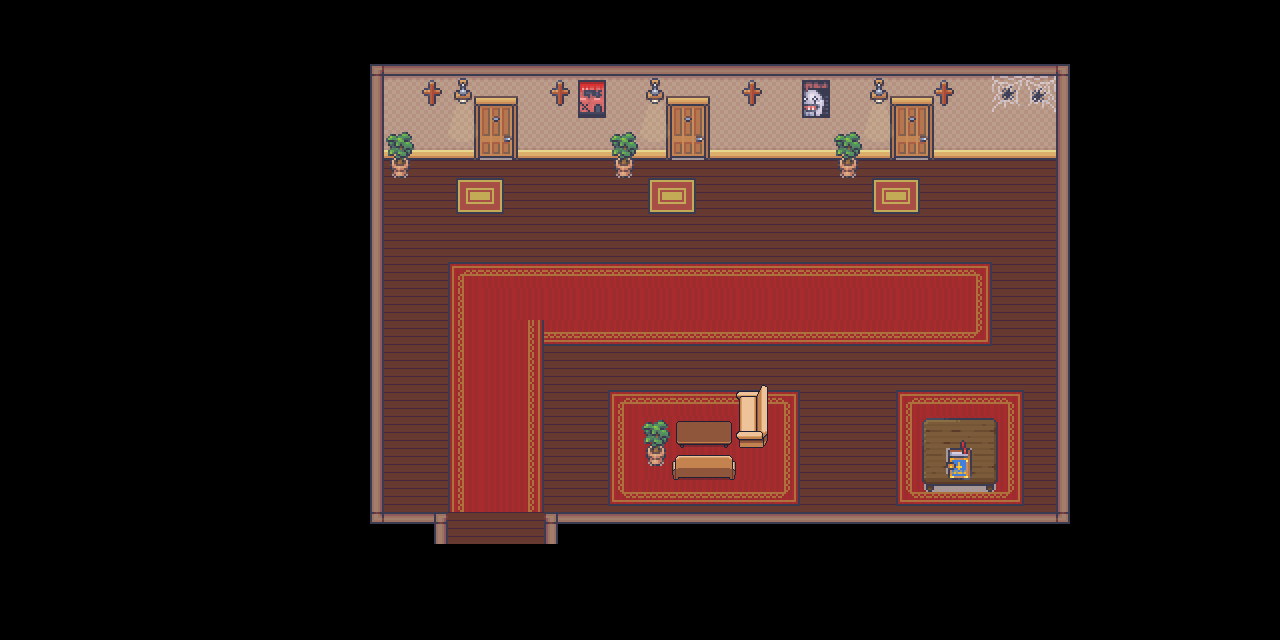

A 2D game scene composited from a Tiled map and its tileset images. What follows is a short description and the map's XML, with each tile layer's data collapsed to a summary:
An orthogonal 40x20 tile map with 32x32 px tiles, 7 tile layers (groundlayer, carpets, walllayer, walllayer2, ...), 10 tilesets and 1 object (start).

<map version="1.9" tiledversion="1.9.2" orientation="orthogonal" renderorder="right-down" width="40" height="20" tilewidth="32" tileheight="32" infinite="0" nextlayerid="10" nextobjectid="2">
 <editorsettings>
  <export target="hallway.tmj" format="json" />
 </editorsettings>
 <tileset firstgid="1" name="4_Bedroom_32x32" tilewidth="32" tileheight="32" tilecount="1712" columns="16">
  <image source="4_Bedroom_32x32.png" width="512" height="3424" />
 </tileset>
 <tileset firstgid="1713" name="gather_chairs_1.3" tilewidth="32" tileheight="32" tilecount="800" columns="25">
  <image source="gather_chairs_1.3.png" width="800" height="1024" />
  <tile id="181">
   <properties>
    <property name="Couch " type="bool" value="true" />
    <property name="Couchbehind" type="bool" value="true" />
   </properties>
  </tile>
  <tile id="189">
   <properties>
    <property name="Couchbehind" type="bool" value="true" />
   </properties>
  </tile>
  <tile id="190">
   <properties>
    <property name="Couchbehind" type="bool" value="true" />
   </properties>
  </tile>
  <tile id="206">
   <properties>
    <property name="Couch " type="bool" value="true" />
    <property name="Couchbehind" type="bool" value="true" />
   </properties>
  </tile>
 </tileset>
 <tileset firstgid="2513" name="gather_tables_2.1" tilewidth="32" tileheight="32" tilecount="9000" columns="90">
  <image source="gather_tables_2.1.png" width="2880" height="3200" />
  <tile id="3691">
   <properties>
    <property name="Coffeetable" type="bool" value="true" />
   </properties>
  </tile>
  <tile id="3692">
   <properties>
    <property name="Coffeetable" type="bool" value="true" />
   </properties>
  </tile>
 </tileset>
 <tileset firstgid="11513" name="26_Condominium_32x32" tilewidth="32" tileheight="32" tilecount="304" columns="16">
  <image source="26_Condominium_32x32.png" width="512" height="608" />
  <tile id="262">
   <properties>
    <property name="Door" type="bool" value="true" />
   </properties>
  </tile>
  <tile id="263">
   <properties>
    <property name="Door" type="bool" value="true" />
   </properties>
  </tile>
  <tile id="264">
   <properties>
    <property name="Door" type="bool" value="true" />
   </properties>
  </tile>
  <tile id="278">
   <properties>
    <property name="Door" type="bool" value="true" />
   </properties>
  </tile>
  <tile id="279">
   <properties>
    <property name="Door" type="bool" value="true" />
   </properties>
  </tile>
  <tile id="280">
   <properties>
    <property name="Door" type="bool" value="true" />
   </properties>
  </tile>
 </tileset>
 <tileset firstgid="11817" name="1_Generic_32x32" tilewidth="32" tileheight="32" tilecount="1248" columns="16">
  <image source="1_Generic_32x32.png" width="512" height="2496" />
  <tile id="674">
   <properties>
    <property name="Door" type="bool" value="false" />
   </properties>
  </tile>
  <tile id="677">
   <properties>
    <property name="Door" type="bool" value="true" />
   </properties>
  </tile>
  <tile id="690">
   <properties>
    <property name="Door" type="bool" value="false" />
   </properties>
  </tile>
  <tile id="693">
   <properties>
    <property name="Door" type="bool" value="true" />
   </properties>
  </tile>
 </tileset>
 <tileset firstgid="13065" name="11_Halloween_32x32" tilewidth="32" tileheight="32" tilecount="976" columns="16">
  <image source="11_Halloween_32x32.png" width="512" height="1952" />
  <tile id="34">
   <properties>
    <property name="Spiderweb" type="bool" value="true" />
   </properties>
  </tile>
  <tile id="35">
   <properties>
    <property name="Spiderweb" type="bool" value="true" />
   </properties>
  </tile>
  <tile id="50">
   <properties>
    <property name="Spiderweb" type="bool" value="true" />
   </properties>
  </tile>
  <tile id="51">
   <properties>
    <property name="Spiderweb" type="bool" value="true" />
   </properties>
  </tile>
  <tile id="208">
   <properties>
    <property name="Table" type="bool" value="true" />
   </properties>
  </tile>
  <tile id="209">
   <properties>
    <property name="Table" type="bool" value="true" />
   </properties>
  </tile>
  <tile id="210">
   <properties>
    <property name="Table" type="bool" value="true" />
   </properties>
  </tile>
  <tile id="211">
   <properties>
    <property name="Table" type="bool" value="true" />
   </properties>
  </tile>
  <tile id="224">
   <properties>
    <property name="Table" type="bool" value="true" />
   </properties>
  </tile>
  <tile id="225">
   <properties>
    <property name="Table" type="bool" value="true" />
   </properties>
  </tile>
  <tile id="226">
   <properties>
    <property name="Table" type="bool" value="true" />
   </properties>
  </tile>
  <tile id="227">
   <properties>
    <property name="Table" type="bool" value="true" />
   </properties>
  </tile>
  <tile id="240">
   <properties>
    <property name="Table" type="bool" value="true" />
   </properties>
  </tile>
  <tile id="241">
   <properties>
    <property name="Table" type="bool" value="true" />
   </properties>
  </tile>
  <tile id="242">
   <properties>
    <property name="Table" type="bool" value="true" />
   </properties>
  </tile>
  <tile id="243">
   <properties>
    <property name="Table" type="bool" value="true" />
   </properties>
  </tile>
  <tile id="246">
   <properties>
    <property name="Pictures" type="bool" value="true" />
   </properties>
  </tile>
  <tile id="247">
   <properties>
    <property name="Pictures" type="bool" value="true" />
   </properties>
  </tile>
  <tile id="262">
   <properties>
    <property name="Pictures" type="bool" value="true" />
   </properties>
  </tile>
  <tile id="263">
   <properties>
    <property name="Pictures" type="bool" value="true" />
   </properties>
  </tile>
  <tile id="413">
   <properties>
    <property name="Book" type="bool" value="true" />
   </properties>
  </tile>
  <tile id="414">
   <properties>
    <property name="Book" type="bool" value="true" />
   </properties>
  </tile>
  <tile id="429">
   <properties>
    <property name="Book" type="bool" value="true" />
   </properties>
  </tile>
  <tile id="430">
   <properties>
    <property name="Book" type="bool" value="true" />
   </properties>
  </tile>
 </tileset>
 <tileset firstgid="14041" name="2_LivingRoom_32x32" tilewidth="32" tileheight="32" tilecount="720" columns="16">
  <image source="2_LivingRoom_32x32.png" width="512" height="1440" />
  <tile id="332">
   <properties>
    <property name="Plant" type="bool" value="true" />
   </properties>
  </tile>
  <tile id="348">
   <properties>
    <property name="Plant" type="bool" value="true" />
   </properties>
  </tile>
  <tile id="349">
   <properties>
    <property name="Tree" type="bool" value="true" />
   </properties>
  </tile>
  <tile id="350">
   <properties>
    <property name="Tree" type="bool" value="true" />
   </properties>
  </tile>
  <tile id="351">
   <properties>
    <property name="Tree2" type="bool" value="true" />
   </properties>
  </tile>
  <tile id="365">
   <properties>
    <property name="Tree" type="bool" value="true" />
   </properties>
  </tile>
  <tile id="366">
   <properties>
    <property name="Tree" type="bool" value="true" />
   </properties>
  </tile>
  <tile id="367">
   <properties>
    <property name="Tree2" type="bool" value="true" />
   </properties>
  </tile>
  <tile id="381">
   <properties>
    <property name="Tree" type="bool" value="true" />
   </properties>
  </tile>
  <tile id="382">
   <properties>
    <property name="Tree" type="bool" value="true" />
   </properties>
  </tile>
  <tile id="383">
   <properties>
    <property name="Tree2" type="bool" value="true" />
   </properties>
  </tile>
 </tileset>
 <tileset firstgid="14761" name="Carpet" tilewidth="32" tileheight="32" tilecount="960" columns="60">
  <image source="Carpet.png" width="1920" height="512" />
 </tileset>
 <tileset firstgid="15721" name="Room_Builder_32x32" tilewidth="32" tileheight="32" tilecount="8284" columns="76">
  <image source="Room_Builder_32x32.png" width="2432" height="3488" />
  <tile id="98">
   <properties>
    <property name="Wallborder" type="bool" value="true" />
   </properties>
  </tile>
  <tile id="99">
   <properties>
    <property name="Wallborder" type="bool" value="true" />
   </properties>
  </tile>
  <tile id="100">
   <properties>
    <property name="Wallborder" type="bool" value="true" />
   </properties>
  </tile>
  <tile id="174">
   <properties>
    <property name="Wallborder" type="bool" value="true" />
   </properties>
  </tile>
  <tile id="175">
   <properties>
    <property name="Wallborder" type="bool" value="true" />
   </properties>
  </tile>
  <tile id="176">
   <properties>
    <property name="Wallborder" type="bool" value="true" />
   </properties>
  </tile>
  <tile id="250">
   <properties>
    <property name="Wallborder" type="bool" value="true" />
   </properties>
  </tile>
  <tile id="251">
   <properties>
    <property name="Wallborder" type="bool" value="true" />
   </properties>
  </tile>
  <tile id="252">
   <properties>
    <property name="Wallborder" type="bool" value="true" />
   </properties>
  </tile>
  <tile id="1151">
   <properties>
    <property name="Wall" type="bool" value="true" />
   </properties>
  </tile>
  <tile id="1152">
   <properties>
    <property name="Wall" type="bool" value="true" />
   </properties>
  </tile>
  <tile id="1153">
   <properties>
    <property name="Wall" type="bool" value="true" />
   </properties>
  </tile>
  <tile id="1154">
   <properties>
    <property name="Wall" type="bool" value="true" />
   </properties>
  </tile>
  <tile id="1155">
   <properties>
    <property name="Wall" type="bool" value="true" />
   </properties>
  </tile>
  <tile id="1156">
   <properties>
    <property name="Wall" type="bool" value="true" />
   </properties>
  </tile>
  <tile id="1157">
   <properties>
    <property name="Wall" type="bool" value="true" />
   </properties>
  </tile>
  <tile id="1158">
   <properties>
    <property name="Wall" type="bool" value="true" />
   </properties>
  </tile>
  <tile id="1159">
   <properties>
    <property name="Wall" type="bool" value="true" />
   </properties>
  </tile>
  <tile id="1160">
   <properties>
    <property name="Wall" type="bool" value="true" />
   </properties>
  </tile>
  <tile id="1227">
   <properties>
    <property name="Wall" type="bool" value="true" />
   </properties>
  </tile>
  <tile id="1228">
   <properties>
    <property name="Wall" type="bool" value="true" />
   </properties>
  </tile>
  <tile id="1229">
   <properties>
    <property name="Wall" type="bool" value="true" />
   </properties>
  </tile>
  <tile id="1230">
   <properties>
    <property name="Wall" type="bool" value="true" />
   </properties>
  </tile>
  <tile id="1231">
   <properties>
    <property name="Wall" type="bool" value="true" />
   </properties>
  </tile>
  <tile id="1232">
   <properties>
    <property name="Wall" type="bool" value="true" />
   </properties>
  </tile>
  <tile id="1233">
   <properties>
    <property name="Wall" type="bool" value="true" />
   </properties>
  </tile>
  <tile id="1234">
   <properties>
    <property name="Wall" type="bool" value="true" />
   </properties>
  </tile>
  <tile id="1235">
   <properties>
    <property name="Wall" type="bool" value="true" />
   </properties>
  </tile>
  <tile id="1236">
   <properties>
    <property name="Wall" type="bool" value="true" />
   </properties>
  </tile>
 </tileset>
 <tileset firstgid="24005" name="Wood" tilewidth="32" tileheight="32" tilecount="8640" columns="180">
  <image source="Wood.png" width="5760" height="1536" />
 </tileset>
 <layer id="1" name="groundlayer" width="40" height="20">
  <data>[800 cells, 237 non-empty, 2 distinct tile ids]</data>
 </layer>
 <layer id="8" name="carpets" width="40" height="20">
  <data>[800 cells, 118 non-empty, 13 distinct tile ids]</data>
 </layer>
 <layer id="2" name="walllayer" width="40" height="20">
  <data>[800 cells, 67 non-empty, 6 distinct tile ids]</data>
 </layer>
 <layer id="3" name="walllayer2" width="40" height="20">
  <data>[800 cells, 72 non-empty, 8 distinct tile ids]</data>
 </layer>
 <layer id="4" name="itemlayer" width="40" height="20">
  <data>[800 cells, 110 non-empty, 38 distinct tile ids]</data>
 </layer>
 <layer id="5" name="itemlayer2" width="40" height="20">
  <data>[800 cells, 28 non-empty, 16 distinct tile ids]</data>
 </layer>
 <layer id="7" name="itemlayer3" width="40" height="20">
  <data>[800 cells, 29 non-empty, 4 distinct tile ids]</data>
 </layer>
 <objectgroup id="9" name="objectLayer">
  <object id="1" name="start" x="493.333" y="476">
   <point />
  </object>
 </objectgroup>
</map>
